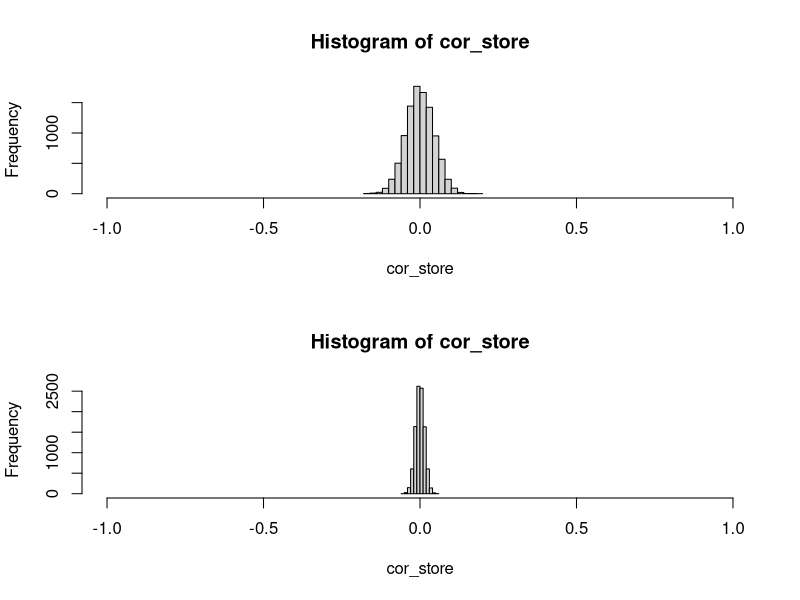
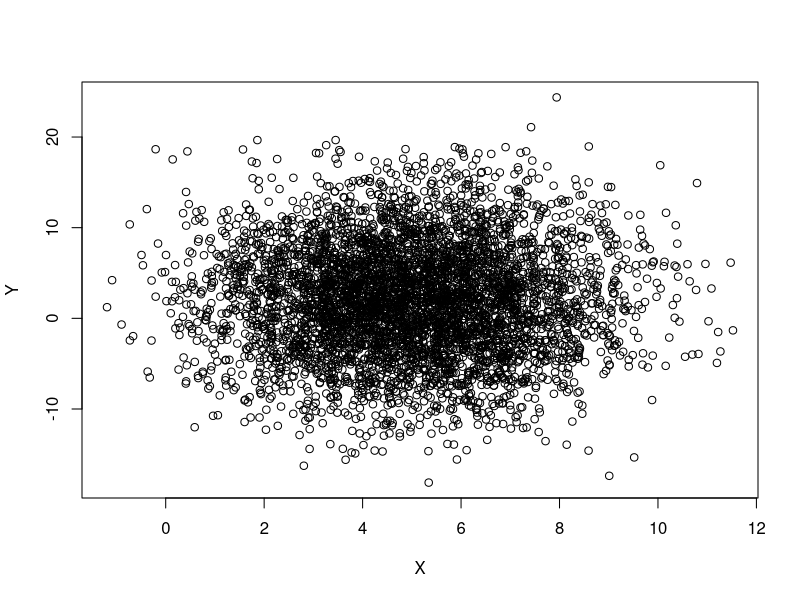
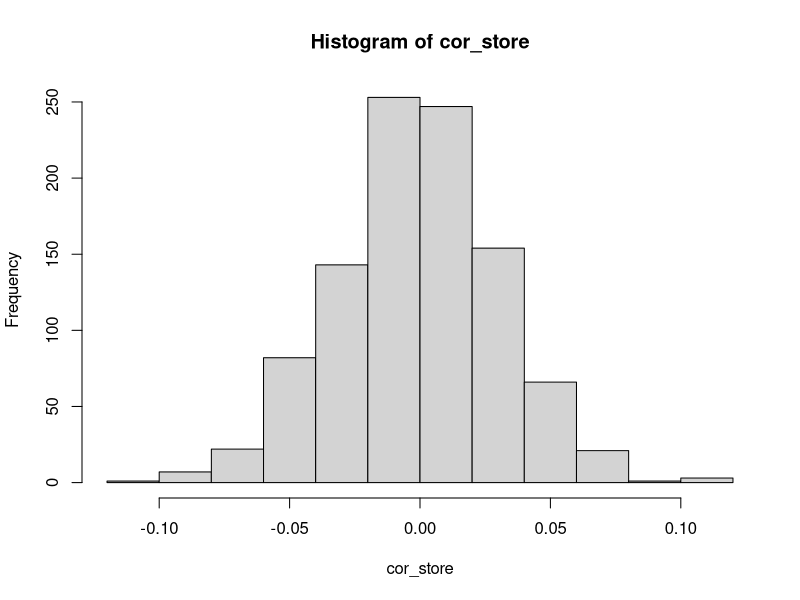
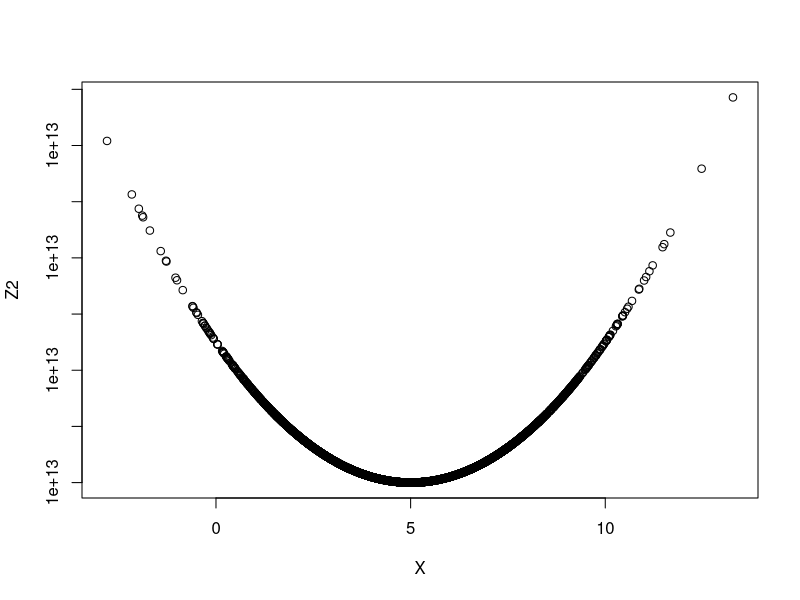
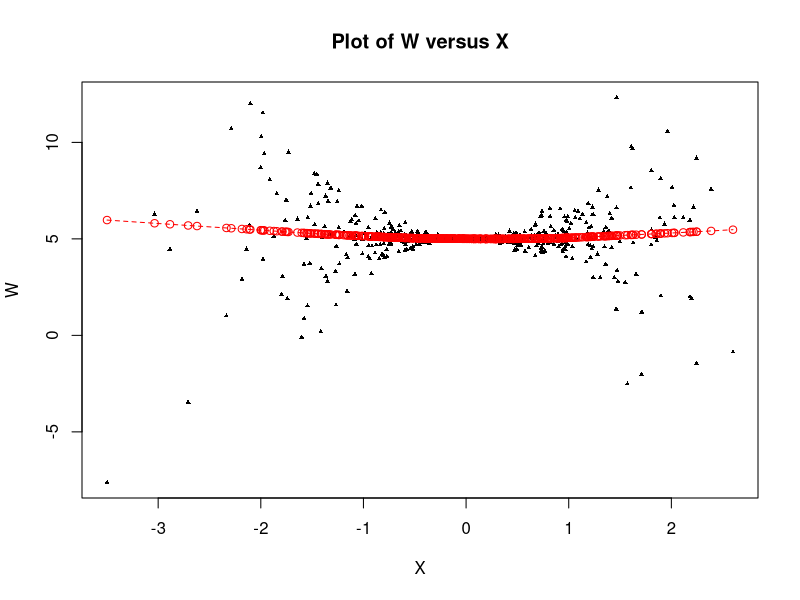
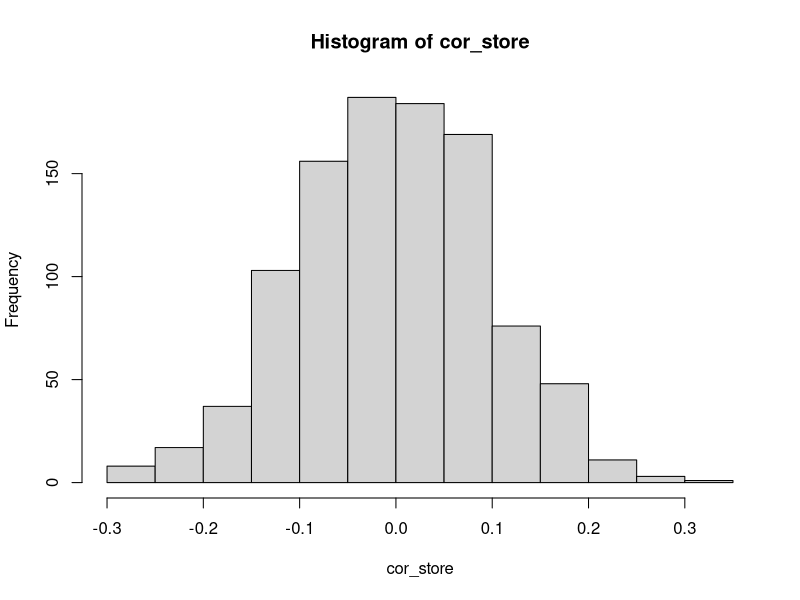
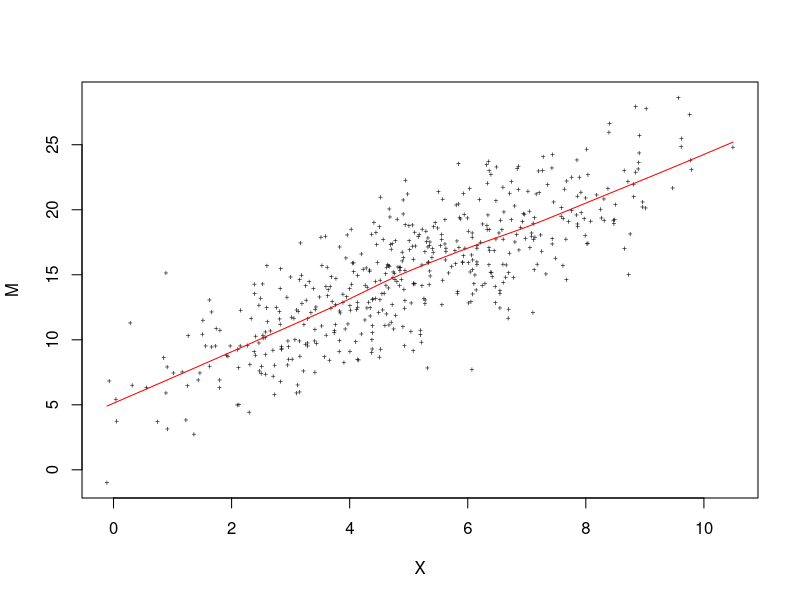
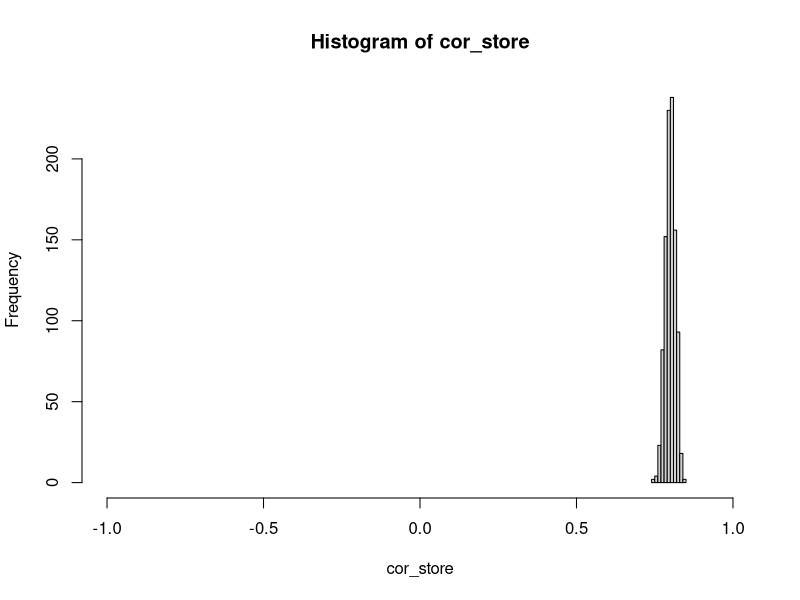

Source code (R) for these figures, in order:
## ---------------------------- ##
## In-Sample Relatedness        ##
## ---------------------------- ##

rm(list=ls())
set.seed(5)

## Generate two variables that are unrelated ##
X = rnorm(500, mean=5, sd = 2)
Y = rnorm(500, mean=2, sd = 6)

cov(X,Y)
sd(X)
sd(Y)
cor(X,Y)   ## Compute the sample correlation, not exactly zero.

par(mfrow=c(2,1))
cor_store = rep(NA, 10000)
for(i in 1:10000){                 ## Simulate 1000 correlations this way.
  X = rnorm(500, mean=5, sd = 2)
  Y = rnorm(500, mean=2, sd = 6)
  cor_store[i] = cor(X,Y)
}


round(mean(cor_store), 3)
sd(cor_store)

hist(cor_store, xlim=c(-1,1))  ## 0 is the most likely correlation, just given this.

for(i in 1:10000){                 ## Simulate 1000 correlations this way.
  X = rnorm(5000, mean=5, sd = 2)
  Y = rnorm(5000, mean=2, sd = 6)
  cor_store[i] = cor(X,Y)
}

round(mean(cor_store), 3)
sd(cor_store)

hist(cor_store, xlim=c(-1,1))  ## 0 is the most likely correlation, just given this.
par(mfrow=c(1,1))

plot(X,Y)        ## show what unrelated looks like



### ---------------------------- ##
## consider a related exercise   ##
### ---------------------------- ##
set.seed(209)

X = rnorm(5000, mean=5, sd=2)

### Now, generate a new variable ##

Z = (X - 5)^2   ## Z is completely dependent on X
cor(X,Z)

cor_store = rep(NA, 1000)

for(i in 1:1000){                 ## Simulate 1000 Correlations
  X = rnorm(5000, mean=5, sd = 2)
  Z = (X - 5)^2
  Z2= Z*20000 + 10000000000000
  cor_store[i] = cor(X,Z2)
}

hist(cor_store)  ## Zero is a very likely correlation 
mean(cor_store)  ## Average correlation is zero
sd(cor_store)    ## Fairly precise

## Note: Z is uncorrelated, but not independent.  Also, the mean of Y depends on the value of X.
##       So, not mean independent.
plot(X,Z2)

Z2 = 2*X +1000000
## ------------------------------ ##
## Let's consider another example ##
## ------------------------------ ##

set.seed(5)

X = rnorm(500, 0, 1)
W = rnorm(500, 5, 1*X^2)

cor(X,W)

plot(X,W, main = "Plot of W versus X", cex=0.5, pch=17)   ## Note that a distinct pattern is in the plot.

lines(lowess(W~X), lty = "dashed", col="red", type="l")   ## Draw an approximation to E[W | X]
                                                ## Looks mean independent (the pattern isn't about the mean)
points(lowess(W~X), lty = "dashed", col="red")   ## Draw an approximation to E[W | X]
set.seed(5)

cor_store = rep(NA, 1000)

for(i in 1:1000){
  X = rnorm(500, 0, 1)
  W = rnorm(500, 5, 1*X^2)
  cor_store[i] = cor(X,W)
}

mean(cor_store)  ## the average correlation is zero
hist(cor_store)  ## the distribution and most likely outcomes are centered on zero.


## All of these examples show uncorrelated.

X = rnorm(500, 5, 2)
M = rnorm(500, 5+2*X, 3)

plot(X,M, pch= "+", cex =0.5)   ## Clearly related


lines(lowess(M~X), col="red")   ## Draw an approximation to E[W | X]


cor(X,M)    ## Strongly correlated


cor_store = rep(NA, 1000)

set.seed(209)
for(i in 1:1000){
  X = rnorm(500, 5, 2)
  M = rnorm(500, 5+2*X, 3)
  cor_store[i] = cor(X,M)
}

mean(cor_store)
sd(cor_store)
hist(cor_store, xlim=c(-1,1))
